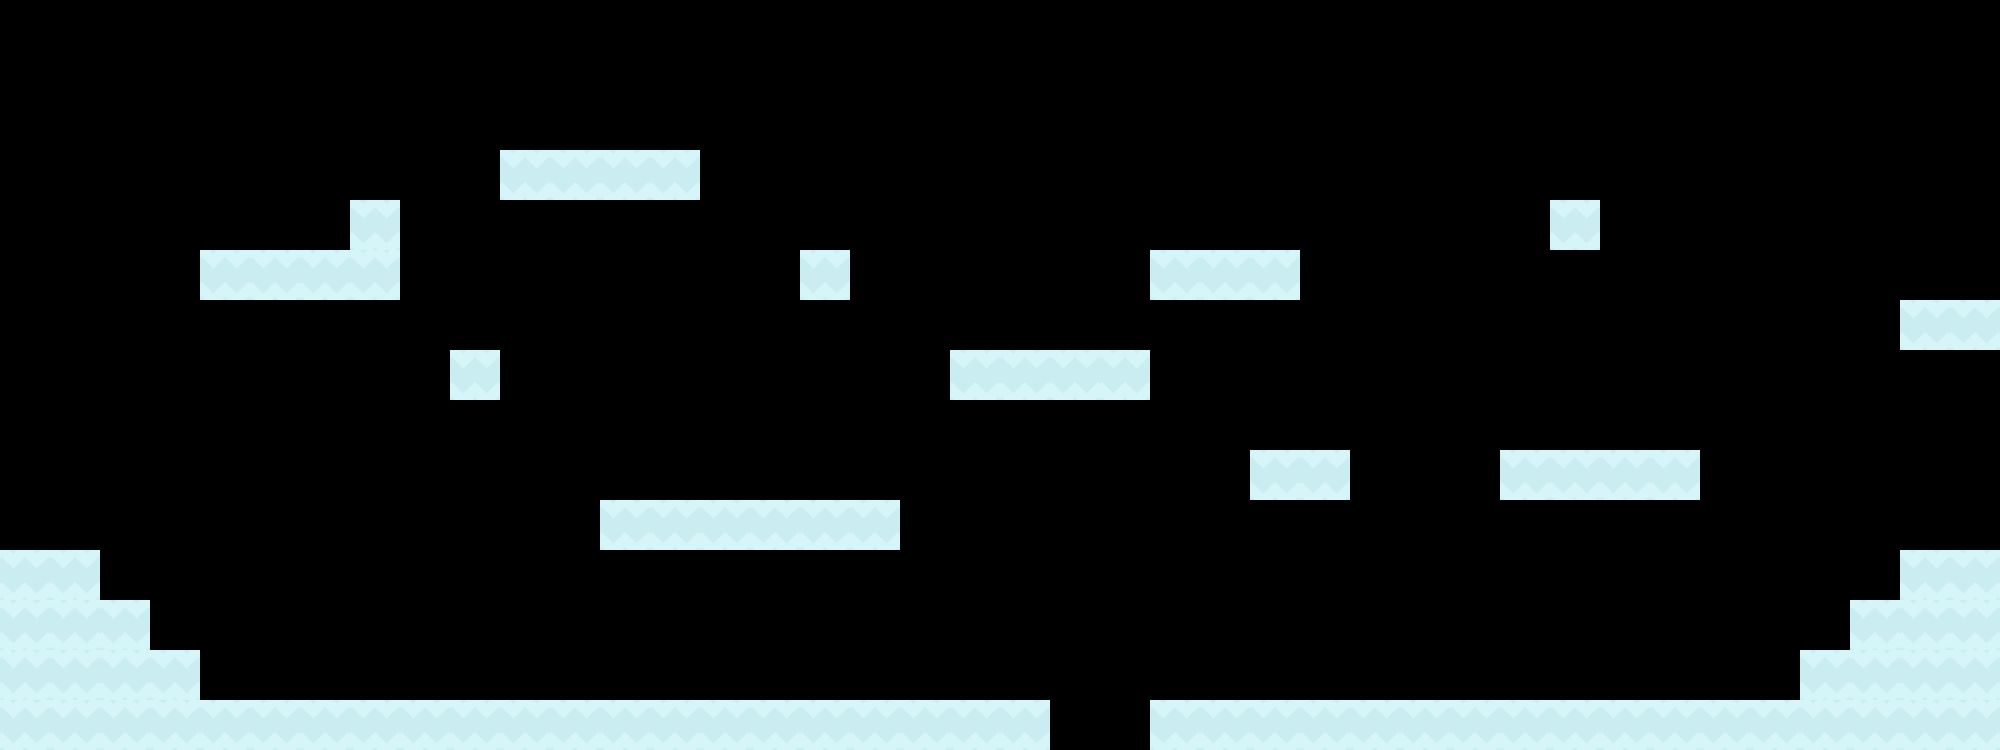

This is a level from a 2D game, rendered from its Tiled map with the project's own tilesets. A one-line summary and the complete map file follow:
An orthogonal 40x15 tile map with 50x50 px tiles, 1 tile layer (Map1) and 8 objects.

<map version="1.10" tiledversion="1.11.0" orientation="orthogonal" renderorder="right-down" width="40" height="15" tilewidth="50" tileheight="50" infinite="0" nextlayerid="4" nextobjectid="12">
 <editorsettings>
  <export target="tilemap.json" format="json" />
 </editorsettings>
 <tileset firstgid="1" name="iceworld" tilewidth="50" tileheight="50" tilecount="171" columns="19">
  <image source="sheet.png" width="980" height="490" />
 </tileset>
 <layer id="2" name="Map1" width="40" height="15">
  <data encoding="csv">
0,0,0,0,0,0,0,0,0,0,0,0,0,0,0,0,0,0,0,0,0,0,0,0,0,0,0,0,0,0,0,0,0,0,0,0,0,0,0,0,
0,0,0,0,0,0,0,0,0,0,0,0,0,0,0,0,0,0,0,0,0,0,0,0,0,0,0,0,0,0,0,0,0,0,0,0,0,0,0,0,
0,0,0,0,0,0,0,0,0,0,0,0,0,0,0,0,0,0,0,0,0,0,0,0,0,0,0,0,0,0,0,0,0,0,0,0,0,0,0,0,
0,0,0,0,0,0,0,0,0,0,23,23,23,23,0,0,0,0,0,0,0,0,0,0,0,0,0,0,0,0,0,0,0,0,0,0,0,0,0,0,
0,0,0,0,0,0,0,23,0,0,0,0,0,0,0,0,0,0,0,0,0,0,0,0,0,0,0,0,0,0,0,23,0,0,0,0,0,0,0,0,
0,0,0,0,23,23,23,23,0,0,0,0,0,0,0,0,23,0,0,0,0,0,0,23,23,23,0,0,0,0,0,0,0,0,0,0,0,0,0,0,
0,0,0,0,0,0,0,0,0,0,0,0,0,0,0,0,0,0,0,0,0,0,0,0,0,0,0,0,0,0,0,0,0,0,0,0,0,0,23,23,
0,0,0,0,0,0,0,0,0,23,0,0,0,0,0,0,0,0,0,23,23,23,23,0,0,0,0,0,0,0,0,0,0,0,0,0,0,0,0,0,
0,0,0,0,0,0,0,0,0,0,0,0,0,0,0,0,0,0,0,0,0,0,0,0,0,0,0,0,0,0,0,0,0,0,0,0,0,0,0,0,
0,0,0,0,0,0,0,0,0,0,0,0,0,0,0,0,0,0,0,0,0,0,0,0,0,23,23,0,0,0,23,23,23,23,0,0,0,0,0,0,
0,0,0,0,0,0,0,0,0,0,0,0,23,23,23,23,23,23,0,0,0,0,0,0,0,0,0,0,0,0,0,0,0,0,0,0,0,0,0,0,
23,23,0,0,0,0,0,0,0,0,0,0,0,0,0,0,0,0,0,0,0,0,0,0,0,0,0,0,0,0,0,0,0,0,0,0,0,0,23,23,
23,23,23,0,0,0,0,0,0,0,0,0,0,0,0,0,0,0,0,0,0,0,0,0,0,0,0,0,0,0,0,0,0,0,0,0,0,23,23,23,
23,23,23,23,0,0,0,0,0,0,0,0,0,0,0,0,0,0,0,0,0,0,0,0,0,0,0,0,0,0,0,0,0,0,0,0,23,23,23,23,
23,23,23,23,23,23,23,23,23,23,23,23,23,23,23,23,23,23,23,23,23,0,0,23,23,23,23,23,23,23,23,23,23,23,23,23,23,23,23,23
</data>
 </layer>
 <objectgroup id="3" name="StarSpawn">
  <object id="3" x="1222.67" y="144">
   <point />
  </object>
  <object id="4" x="1049.33" y="238.667">
   <point />
  </object>
  <object id="5" x="824" y="145.333">
   <point />
  </object>
  <object id="7" x="746" y="394">
   <point />
  </object>
  <object id="8" x="4" y="448">
   <point />
  </object>
  <object id="9" x="256" y="162">
   <point />
  </object>
  <object id="10" x="602" y="52">
   <point />
  </object>
  <object id="11" x="1574" y="98">
   <point />
  </object>
 </objectgroup>
</map>
